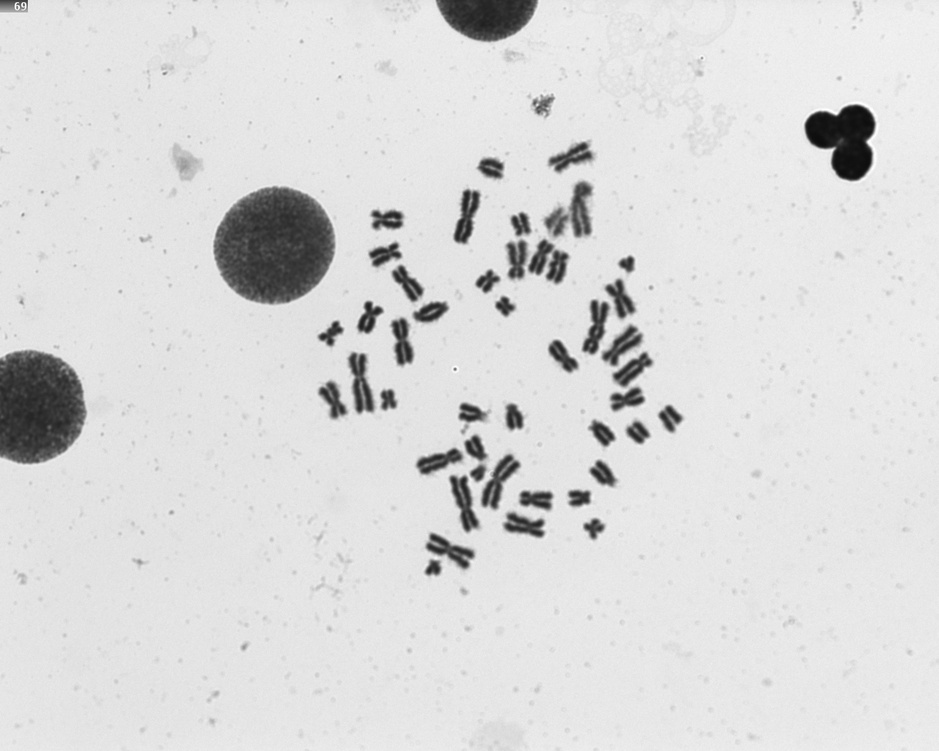
#> input picture 2Gy-004.JPG, 939 x 751 px, shrunk from 1280 x 1024 before the run
$ jupyter execute --allow-errors Untitled.ipynb
#> lines starting #> are read from the running program, lines starting #| are printed output that depends on the picture; after the words box and inside, x2 and y2 are one past the last pixel; in counts of white or black regions, pixels touching at a corner belong together
[cell 1]
from ultralytics import YOLO
import cv2
import numpy as np
from skimage.filters.rank import entropy
from skimage.morphology import disk
import os

#> (a cell that did not finish here is left out)

#> (a cell that did not finish here is left out)

[cell 4]
#Cargamos la imagen
img = cv2.imread("2Gy-004.JPG")
#> img is the input picture: shape (751, 939, 3); min 12, max 255, mean 217.8
# Imagen en gris solo
img_gray = cv2.cvtColor(img, cv2.COLOR_BGR2GRAY)
b, g, r = cv2.split(img)
img2 = cv2.merge([b, g, r])

print(img2)
#> (printed output is left out)

# [6 lines of commented-out code are left out]

[cell 5]
# [8 lines of commented-out code are left out]
_, binary_otsu = cv2.threshold(img_gray, 0, 255, cv2.THRESH_BINARY + cv2.THRESH_OTSU)
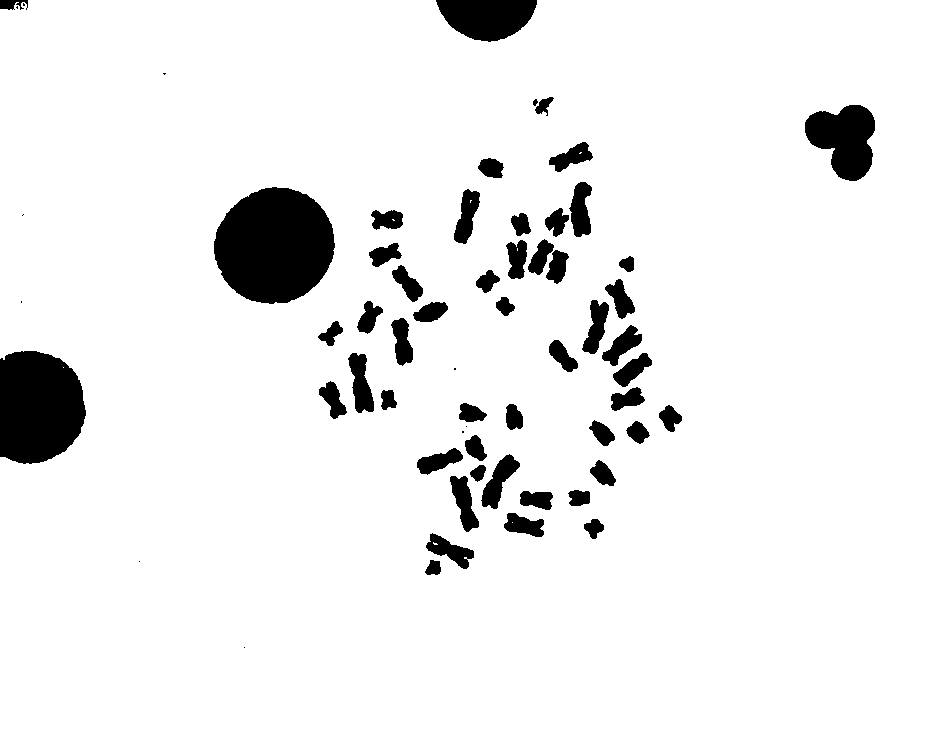
#> binary_otsu: shape (751, 939); 93.2% white; 62 black regions (10 under 20 px), largest, box (x1, y1, x2, y2) and area: (214, 187, 335, 304) 10883, (0, 351, 86, 464) 8115, (805, 105, 875, 181) 3590

entropy_img = entropy(img_gray, disk(5))  # disk(5) = ventana de radio 5
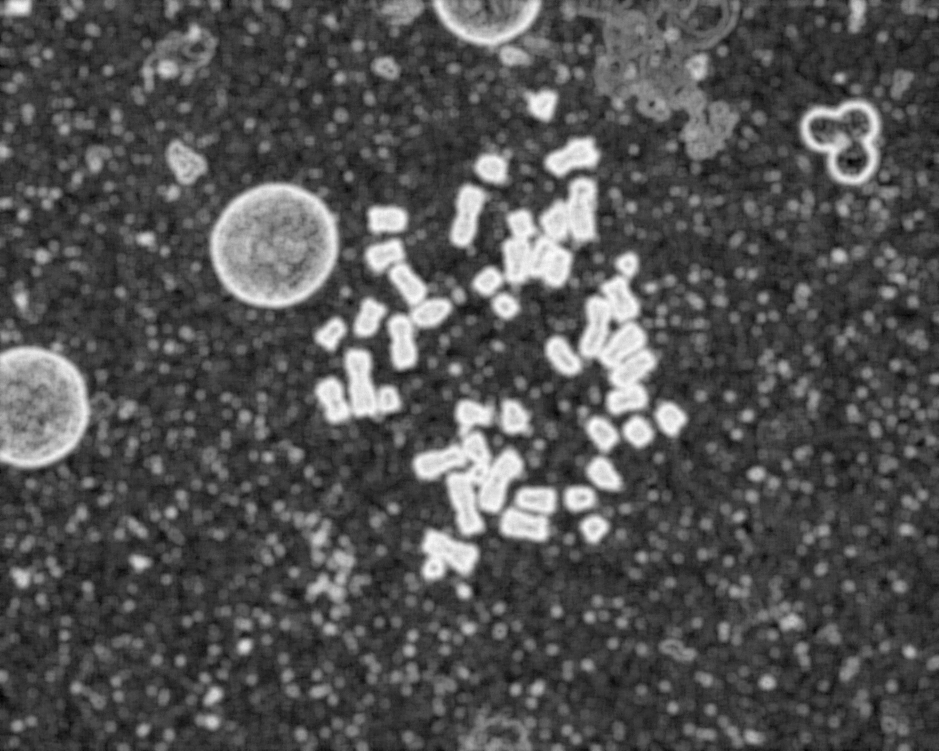
#> entropy_img: shape (751, 939) float64; min 1.48, max 6.22, mean 3.02; drawn with min black and max white
# Normalizar a 0-255
entropy_norm = ((entropy_img - entropy_img.min()) /
                (entropy_img.max() - entropy_img.min()) * 255).astype(np.uint8)

rgb = cv2.merge([b, entropy_norm, binary_otsu])        # Otsu en R
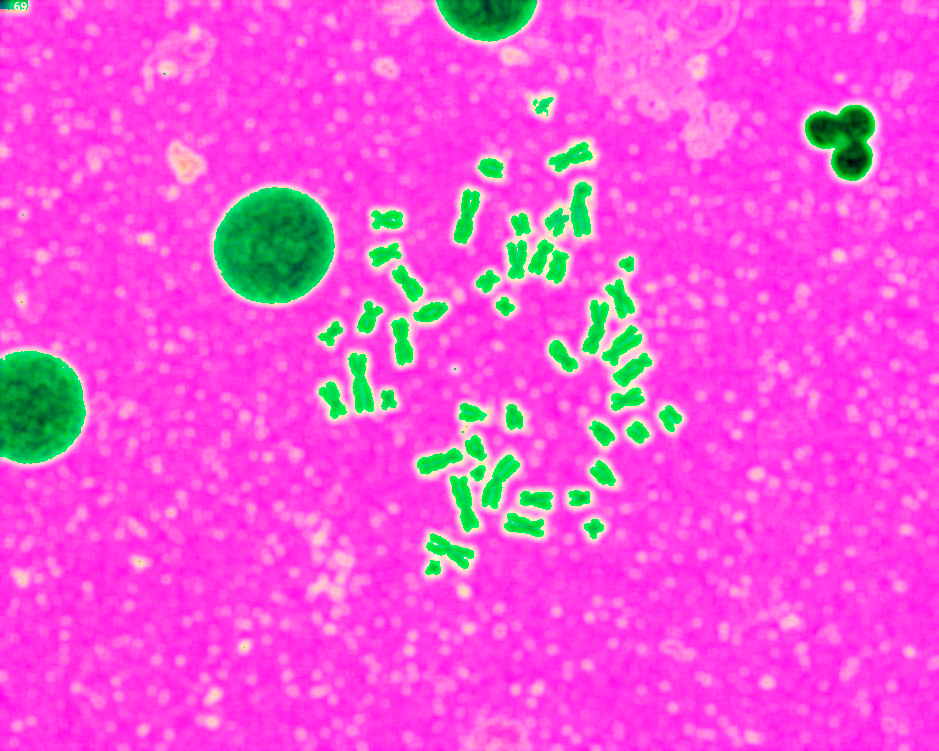
#> rgb: shape (751, 939, 3); mean of channels 0, 1, 2 217.8, 82.3, 237.6; drawn as B, G, R


cv2.imshow("Original", img)
cv2.imshow("Binarizada Otsu", binary_otsu)
cv2.imshow("Entropia", entropy_norm)
cv2.imshow("Imagen rgb", rgb)
cv2.waitKey(0)
cv2.destroyAllWindows()

# [11 lines of commented-out code are left out]
